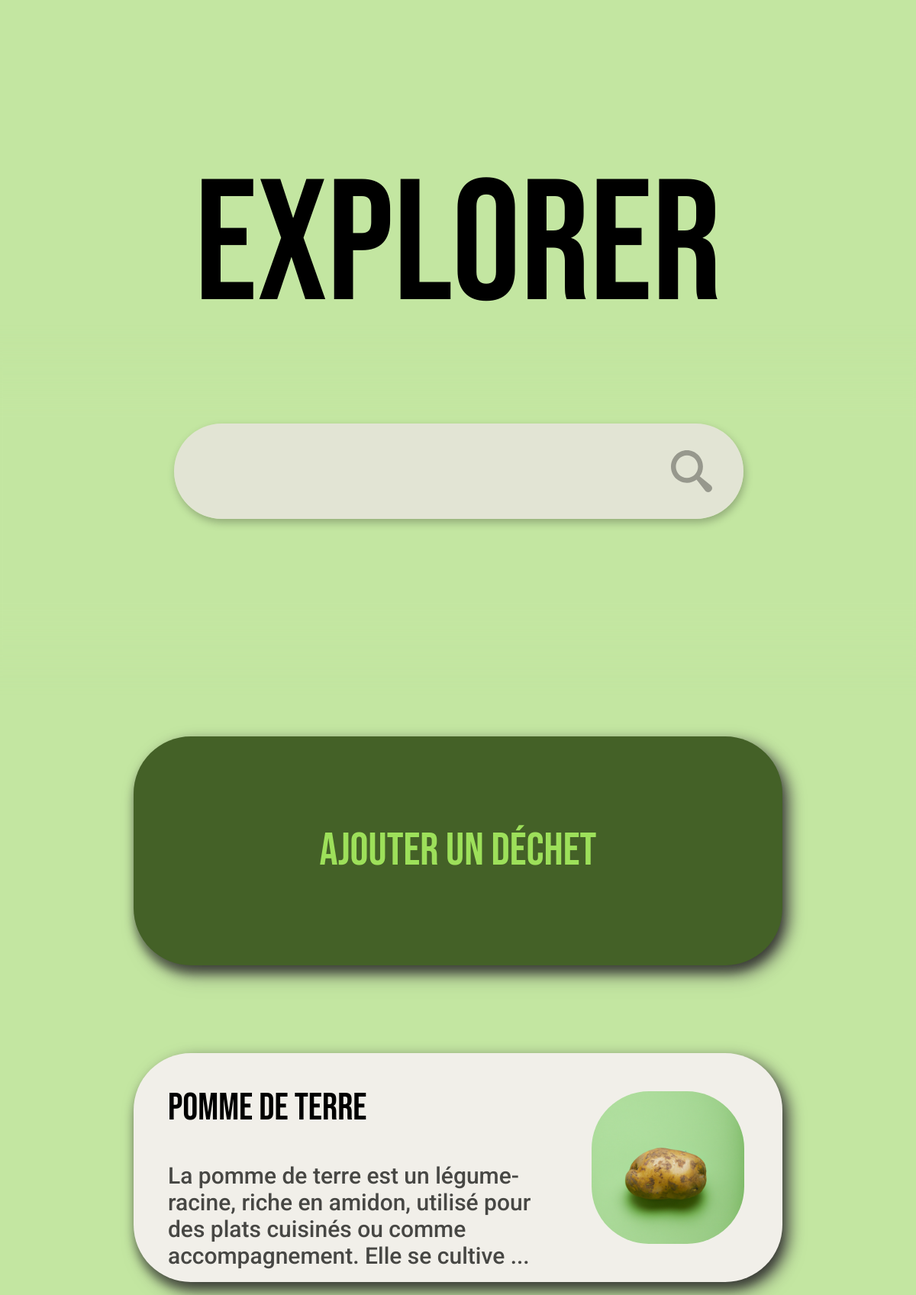
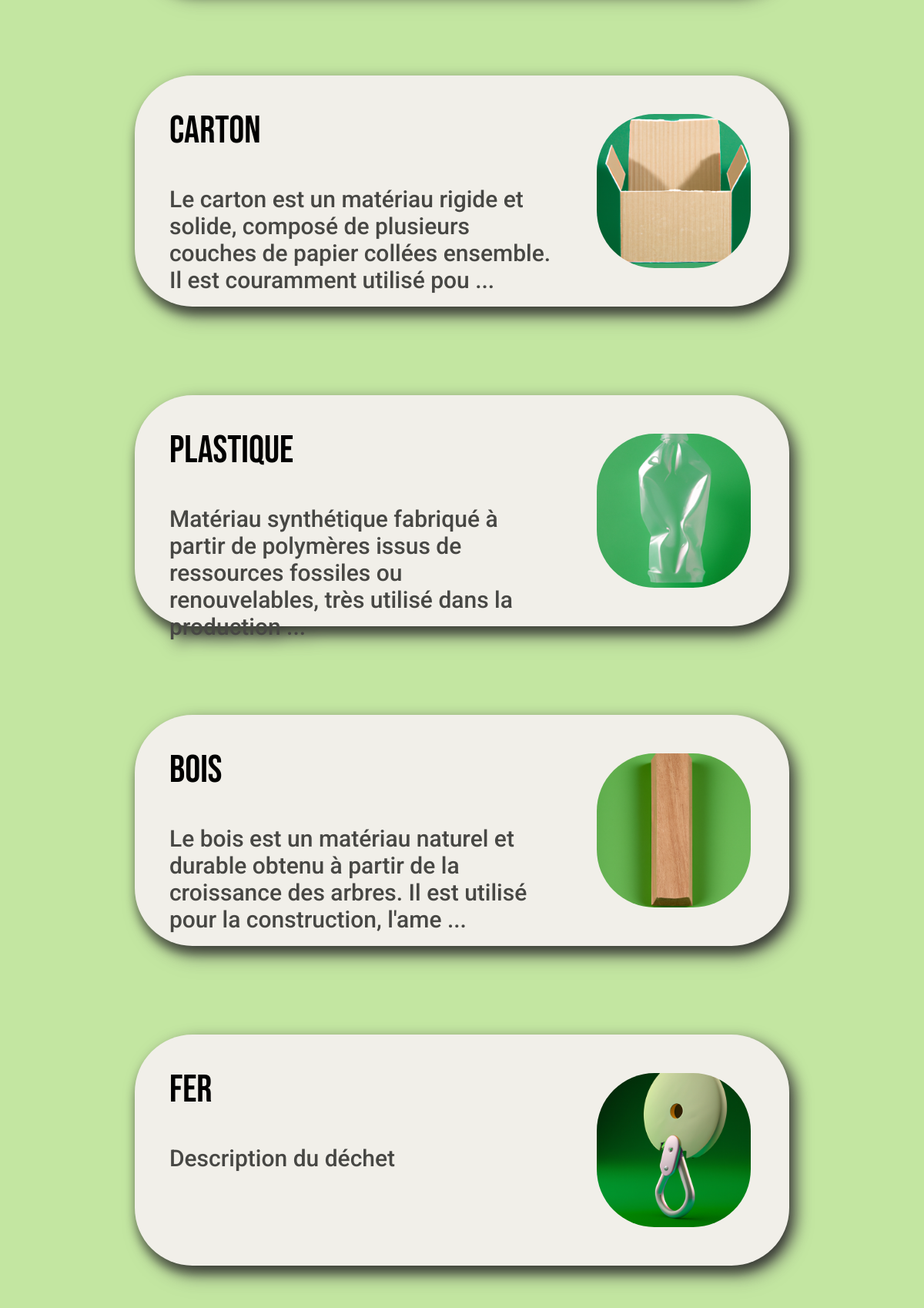
The page / (upper part) on the database its author committed (2 pictures, top to bottom).
### app/models.py (models this page shows, shortened)
class Waste(db.Model):
    id = db.Column(db.Integer, primary_key=True)
    name = db.Column(db.String(20), unique=True, nullable=False)
    description = db.Column(db.Text, nullable=False)
    list_recycling_possibilitites = db.Column(db.Text, nullable=False)
    nb_views = db.Column(db.Integer, nullable=False, default=0)
    last_viewed = db.Column(db.DateTime, nullable=False,
                            default=datetime.utcnow)

### app/main/routes.py (the view)
@main_bp.route('/', methods=['GET', 'POST'])
def index():
    form = SearchForm()
    page = request.args.get('page', default=1, type=int)
    search_term = form.search_content.data
    query = Waste.query
    if search_term:
        query = query.filter((Waste.name.ilike(f'%{search_term}%')) | (Waste.description.ilike(f'%{search_term}%')))
        page = 1
    wastes = query.order_by(Waste.last_viewed.desc()).paginate(page=page, per_page=5)
    return render_template('index.html', wastes=wastes, title='Home', form=form, location='index')

### app/main/forms.py
class SearchForm(FlaskForm):
    search_content = StringField('Nom de la recherche', validators=[
                             DataRequired(), Length(min=2, max=50)])
    search_validated = SubmitField('')

### app/templates/index.html (shortened to what this page needs)
{% extends "layout.html" %}
{% block head %}
<link rel="stylesheet" href="{{ url_for('static', filename='css/article-waste-container.css') }}">
<link rel="stylesheet" href="{{ url_for('static', filename='css/container-new.css') }}">
{% endblock %}
{% block content %}
<div class="div-content-site-search">
    <nav class="navbar-search">
        <div class="navbar-search-clear"></div>
        <h1>EXPLORER</h1>
        <form method="POST" class="search-container" , action="">
            <fieldset class="search-bar">
                <dir>
                    {% if form.search_content.errors %}
                    {{ form.search_content(class="form-input") }}
                    <div class="error-message">
                        {% for error in form.search_content.errors %}
                        <span>{{ error }}</span>
                        {% endfor %}
                    </div>
                    {% else %}
                    {{ form.search_content(class="form-input") }}
                    {% endif %}
                </dir>
            </fieldset>
            <dir class="search-validation">
                <img src="{{ url_for('static', filename='assets/icons/search_4.svg') }}" alt="Icon">
                {{form.search_validated(class="btn-validation")}}
            </dir>
        </form>
    </nav>
    <div class="new-container-large">
        <a href="{{url_for('wastes.waste_new')}}" target="_self">
            <h2>Ajouter un déchet</h2>
        </a>
    </div>
    {% for waste in wastes.items %}
    <div class="content-container">
        <a href="{{ url_for('wastes.waste', waste_id=waste.id) }}" target="_self">
            <div class="text-container">
                <h2>{{ waste.name }}</h2>
                {% if waste.description[:130] !=  waste.description[:131] %}
                <p>{{ waste.description[:130] + ' ...' }}</p>
                {% else %}
                <p>{{ waste.description }}</p>
                {% endif %}
            </div>
            <div class="image-container">
                <img src={{ url_for('static', filename='uploads/wastes/' + waste.name + '.png' ) }} alt="Image">
            </div>
        </a>
    </div>
    {% endfor %}
</div>
{% endblock content %}

### app/templates/layout.html (shortened to what this page needs)
<!DOCTYPE html>
<html>
<head>
    <link rel="stylesheet" href="{{ url_for('static', filename='css/main.css') }}">
    {% block head%}{% endblock %}
</head>
<body>
    {% block content%}{% endblock %}
</body>
</html>

### app/static/css/main.css (style rules this page uses)
body { background-color: #C3E6A1; font-family: 'Roboto', sans-serif; }
.navbar, .navbar-search { position: fixed; left: 0%; width: 100%; top: 0%; z-index: 9998; margin: 0; }
.navbar-search { height: 850px; }
.navbar-clear, .navbar-search-clear { position: absolute; left: 0%; right: 0%; top: 0%; background: #C3E6A1; }
.navbar-search-clear { bottom: 14.29%; }
.navbar h1, .navbar-search h1 { left: 0; right: 0; position: absolute; margin: auto; display: flex; align-items: center; justify-content: center; text-align: center; font-family: 'Bebas Neue'; font-style: normal; font-weight: 400; font-size: 225px; line-height: 270px; color: #000000; }
.navbar-search h1 { top: 3.82%; bottom: 27.35%; }
.search-container { position: absolute; left: 18.8%; right: 18.7%; top: 65.29%; bottom: 20%; }
.search-bar { position: absolute; left: 0%; right: 0%; top: 0%; bottom: 0%; background: #E2E4D4; box-shadow: 2px 5px 11px rgba(0, 0, 0, 0.25); border-radius: 62.5px; border: none; }
.search-bar .form-input { position: absolute; left: 3.41%; right: 17.19%; top: 18.4%; bottom: 18.4%; border-radius: 62.5px; border: none; background: none; font-family: 'Roboto'; font-style: normal; font-weight: 500; font-size: 30px; line-height: 35px; color: #474744; margin: auto; }
.search-container .search-validation { position: absolute; left: 86.22%; right: 4.74%; top: 15.6%; bottom: 15.6%; padding: 0; }
.search-container .search-validation .btn-validation { position: absolute; left: 0%; right: 0%; top: 0%; bottom: 0%; background: none; border: none; }
.search-container .search-validation img { position: absolute; width: 100%; height: 100%; object-fit: contain; }
.div-content-site-search { position: relative; left: 0%; right: 0%; margin-top: 965px; margin-bottom: 260px; padding-bottom: 230px; }

### app/static/css/article-waste-container.css (style rules this page uses)
.content-container { filter: drop-shadow(8px 8px 10px #474744); Width: 850px; Height: 300px; margin-top: 115px; margin-left: calc(50% - 850px/2); margin-right: calc(50% + 850px/2); text-decoration: none; background: #F1EFE9; box-shadow: 0px 11px 11px rgba(0, 0, 0, 0.25); border-radius: 75px; }
.text-container { position: absolute; left: 5.29%; right: 35.88%; font-style: normal; }
.text-container h2 { top: 15%; bottom: 62.67%; font-family: 'Bebas Neue'; font-weight: 400; font-size: 50px; line-height: 60px; display: flex; align-items: center; color: #000000; }
.text-container p { top: 40%; bottom: 15%; font-family: 'Roboto'; font-weight: 500; font-size: 30px; line-height: 35px; color: #474744; }
.image-container { position: absolute; left: 70.59%; right: 5.88%; top: 16.67%; bottom: 16.67%; background: #FFFCF8; border-radius: 75px; }
.image-container img { width: 100%; height: 100%; object-fit: cover; border-radius: 75px; }

### app/static/css/container-new.css (style rules this page uses)
.new-container-large, .new-container { filter: drop-shadow(8px 8px 10px #474744); margin-top: 115px; text-decoration: none; background: #446127; box-shadow: 0px 11px 11px rgba(0, 0, 0, 0.25); border-radius: 75px; }
.new-container-large { Width: 850px; Height: 300px; margin-left: calc(50% - 850px/2); margin-right: calc(50% + 850px/2); }
.new-container-large h2, .new-container h2 { position: absolute; margin: auto; display: flex; align-items: center; justify-content: center; text-align: center; font-family: 'Bebas Neue'; font-style: normal; font-weight: 400; font-size: 60px; line-height: 60px; color: #9DE05A; }
.new-container-large h2 { left: 2.94%; right: 2.94%; top: 38.67%; bottom: 39%; }

### rows shown on the page
Waste: name "pomme de terre", description "La pomme de terre est un légume-racine, riche en amidon, utilisé pour des plats cuisinés ou comme accompagnement. Elle se cultive ...", name (picture)
Waste: name "carton", description "Le carton est un matériau rigide et solide, composé de plusieurs couches de papier collées ensemble. Il est couramment utilisé pou ...", name (picture)
Waste: name "plastique", description "Matériau synthétique fabriqué à partir de polymères issus de ressources fossiles ou renouvelables, très utilisé dans la production ...", name (picture)
Waste: name "bois", description "Le bois est un matériau naturel et durable obtenu à partir de la croissance des arbres. Il est utilisé pour la construction, l'ame ...", name (picture)
Waste: name "fer", description "Description du déchet", shows a picture
